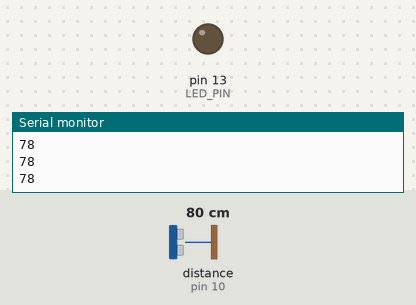
A sketch run on a simulated Arduino Uno, built with avr-gcc and run on an emulated ATmega328P. Shown: output pins drawn as LEDs (lit = HIGH), the last lines printed to the serial monitor. Wiring (inferred from the names in the program): ultrasonic range finder: trigger pin 9; echo pin 10. The test bench sets the inputs (shaded band); at power-on: distance to the obstacle (sensor on pin 10) 80 cm. The echo pulse lasts 58.3 µs per cm; pins used as bus, display or sensor lines are not drawn.

Above: at 1.2 s.
1.3 s: distance to the obstacle (sensor on pin 10) set to 23 cm
2.8 s: distance to the obstacle (sensor on pin 10) set to 18 cm
At 3.6 s:
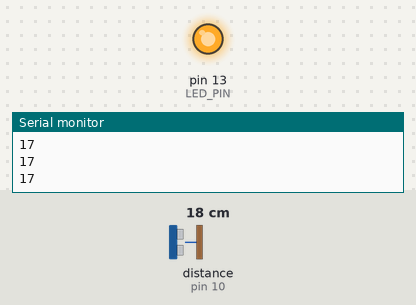
4.4 s: distance to the obstacle (sensor on pin 10) set to 35 cm
At 5.6 s:
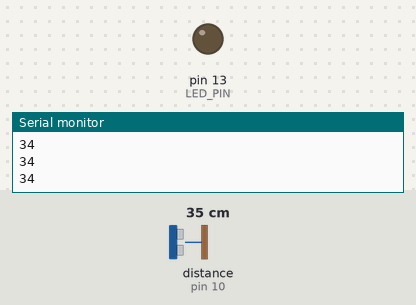
5.9 s: distance to the obstacle (sensor on pin 10) set to 2 cm
At 7.1 s:
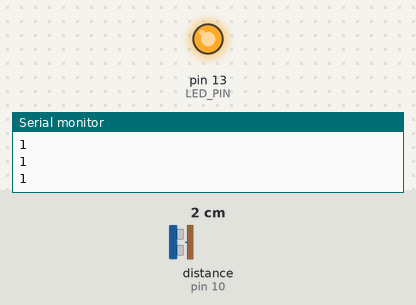
Timing chart, 0 to 8.4 s (numbered marks = the images above; inputs shaded):
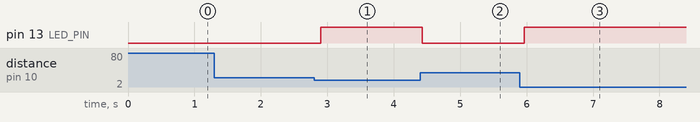

The sketch:

arduinoPart.ino
```cpp
#define TRIG_PIN 9
#define ECHO_PIN 10
#define LED_PIN 13
#define THRESHOLD_DISTANCE 20 // in cm

void setup() {
  pinMode(TRIG_PIN, OUTPUT);
  pinMode(ECHO_PIN, INPUT);
  pinMode(LED_PIN, OUTPUT);
  Serial.begin(9600); // Start serial communication
}

void loop() {
  digitalWrite(TRIG_PIN, LOW);
  delayMicroseconds(2);
  digitalWrite(TRIG_PIN, HIGH);
  delayMicroseconds(10);
  digitalWrite(TRIG_PIN, LOW);

  long duration = pulseIn(ECHO_PIN, HIGH);
  int distance = duration * 0.034 / 2; // Convert to cm

  Serial.println(distance); // Send distance to the computer

  if (distance < THRESHOLD_DISTANCE) {
    digitalWrite(LED_PIN, HIGH); // Turn LED ON
  } else {
    digitalWrite(LED_PIN, LOW); // Turn LED OFF
  }

  delay(100); // Delay to prevent spamming the serial monitor
}
```

Measured:
- the behaviour switches between 21 and 20 cm on distance to the obstacle (sensor on pin 10) (found by bisection; images 0 and 1)
- after the input at 2.8 s, pin 13 (LED_PIN): LOW → HIGH after 0.10 s
- after the input at 4.4 s, pin 13 (LED_PIN): HIGH → LOW at once
- after the input at 5.9 s, pin 13 (LED_PIN): LOW → HIGH after 0.07 s
